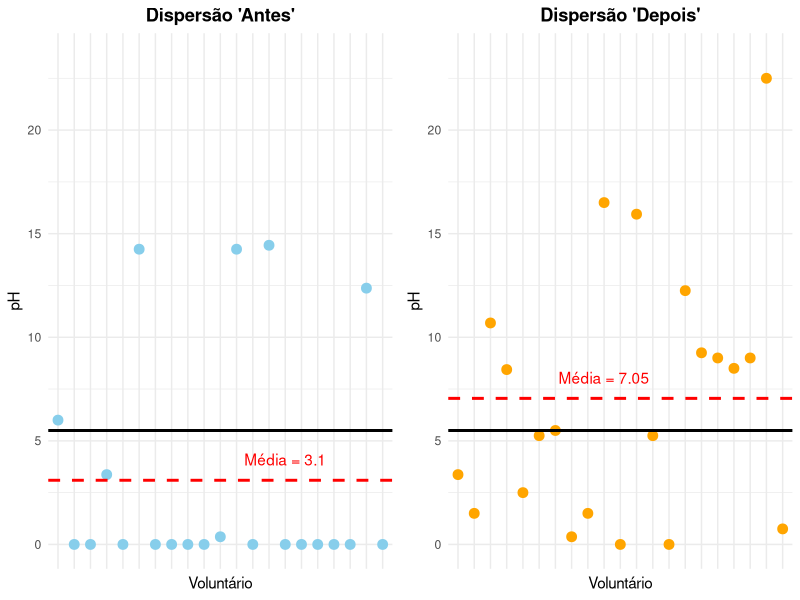

The R source for this figure:
# ==============================================================================
# Análise de Dados Longitudinais: Efeito do Bochecho no Potencial Cariogênico
# Autores: Douglas Moura & Mailane Silva
# ==============================================================================

# 1. Carregando Pacotes --------------------------------------------------------
library(psych)
library(ggplot2)
library(dplyr)
library(tidyr)
library(gridExtra)

# 2. Base de Dados -------------------------------------------------------------
# Criando o dataframe com os dados de 21 voluntários
dados <- data.frame(
  voluntario = 1:21,
  antes = c(6.00, 0.00, 0.00, 3.37, 0.00, 14.25, 0.00, 0.00, 0.00, 0.00, 
            0.37, 14.25, 0.00, 14.44, 0.00, 0.00, 0.00, 0.00, 0.00, 12.37, 0.00),
  depois = c(3.37, 1.50, 10.69, 8.44, 2.50, 5.25, 5.50, 0.37, 1.50, 16.50,
             0.00, 15.94, 5.25, 0.00, 12.25, 9.25, 9.00, 8.50, 9.00, 22.50, 0.75)
)

# Adicionando a coluna de diferença
dados <- dados %>%
  mutate(diferenca = antes - depois)

# Transformando os dados para formato longo (tidy) para o ggplot2
dados_long <- dados %>%
  pivot_longer(cols = c(antes, depois), 
               names_to = "Condicao", 
               values_to = "pH") %>%
  mutate(Condicao = factor(Condicao, levels = c("antes", "depois")))

# 3. Análise Descritiva --------------------------------------------------------
cat("\n--- Estatísticas Descritivas ---\n")
print(describe(dados[, c("antes", "depois", "diferenca")]))

# 4. Análise Gráfica -----------------------------------------------------------
# Definindo um tema global para padronizar os gráficos
tema_padrao <- theme_minimal() +
  theme(plot.title = element_text(hjust = 0.5, face = "bold"))

# 4.1 Boxplot
g_boxplot <- ggplot(dados_long, aes(x = Condicao, y = pH, fill = Condicao)) +
  geom_boxplot(alpha = 0.8) +
  scale_fill_manual(values = c("skyblue", "orange")) +
  labs(title = "Boxplot: 'Antes' vs 'Depois'", x = "Condição", y = "pH") +
  tema_padrao +
  theme(legend.position = "none")

# 4.2 Histograma
g_hist <- ggplot(dados_long, aes(x = pH, fill = Condicao)) +
  geom_histogram(bins = 6, alpha = 0.7, color = "white") +
  scale_fill_manual(values = c("skyblue", "orange")) +
  facet_wrap(~Condicao, scales = "free_x") +
  labs(title = "Distribuição do pH", x = "pH", y = "Frequência") +
  tema_padrao +
  theme(legend.position = "none")

# 4.3 Gráfico de Barras da Diferença
g_barras <- ggplot(dados, aes(x = factor(voluntario), y = diferenca)) +
  geom_bar(stat = "identity", fill = "darkgreen", alpha = 0.8) +
  labs(title = "Diferença (Antes - Depois) por Voluntário", 
       x = "Voluntário", y = "Diferença de pH") +
  tema_padrao +
  theme(axis.text.x = element_blank(), axis.ticks.x = element_blank())

# 4.4 Gráfico de Dispersão com Linhas de Média e pH Crítico
linha_critica <- 5.5

g_disp_antes <- ggplot(dados, aes(x = factor(voluntario), y = antes)) +
  geom_point(color = "skyblue", size = 3) +
  geom_hline(yintercept = mean(dados$antes), color = "red", linetype = "dashed", linewidth = 1) +
  geom_hline(yintercept = linha_critica, color = "black", linewidth = 1) +
  annotate("text", x = 15, y = mean(dados$antes) + 1, 
           label = paste("Média =", round(mean(dados$antes), 2)), color = "red") +
  labs(title = "Dispersão 'Antes'", x = "Voluntário", y = "pH") +
  ylim(0, max(dados_long$pH) + 1) +
  tema_padrao +
  theme(axis.text.x = element_blank(), axis.ticks.x = element_blank())

g_disp_depois <- ggplot(dados, aes(x = factor(voluntario), y = depois)) +
  geom_point(color = "orange", size = 3) +
  geom_hline(yintercept = mean(dados$depois), color = "red", linetype = "dashed", linewidth = 1) +
  geom_hline(yintercept = linha_critica, color = "black", linewidth = 1) +
  annotate("text", x = 10, y = mean(dados$depois) + 1, 
           label = paste("Média =", round(mean(dados$depois), 2)), color = "red") +
  labs(title = "Dispersão 'Depois'", x = "Voluntário", y = "pH") +
  ylim(0, max(dados_long$pH) + 1) +
  tema_padrao +
  theme(axis.text.x = element_blank(), axis.ticks.x = element_blank())

# Organizando os gráficos lado a lado e exibindo
grid.arrange(g_disp_antes, g_disp_depois, ncol = 2)

# 5. Teste de Hipótese ---------------------------------------------------------
cat("\n--- Teste t Pareado ---\n")
teste_hipotese <- t.test(dados$antes, dados$depois, paired = TRUE)
print(teste_hipotese)
